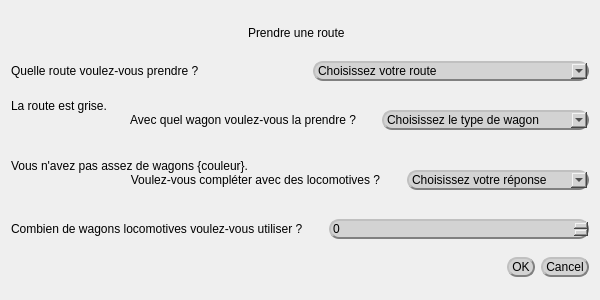
<?xml version="1.0" encoding="UTF-8"?>
<ui version="4.0">
    <class>take_road</class>
    <widget class="QDialog" name="take_road">
        <property name="geometry">
            <rect>
                <x>0</x>
                <y>0</y>
                <width>600</width>
                <height>300</height>
            </rect>
        </property>
        <property name="minimumSize">
            <size>
                <width>600</width>
                <height>300</height>
            </size>
        </property>
        <property name="windowTitle">
            <string>Les aventuriers du rail - Choix d'une route</string>
        </property>
        <property name="styleSheet">
            <string notr="true">QPushButton{
                font: 12pt &quot;chippewafallsnf&quot;;
                background-color:lightgrey;
                border-style: outset;
                border-width: 2px;
                border-radius: 10px;
                border-color: grey;
                padding: 1px 3px 1px 3px;
                }
                QLabel{
                font:8pt &quot;ShangriLaNFSmallCaps&quot;;
                }
                QComboBox{
                font: 8pt &quot;ShangriLaNFSmallCaps&quot;;
                background-color:lightgrey;
                border-style: outset;
                border-width: 2px;
                border-radius: 10px;
                border-color: grey;
                }
                QSpinBox{
                font: 10pt &quot;ShangriLaNFSmallCaps&quot;;
                background-color:lightgrey;
                border-style: outset;
                border-width: 2px;
                border-radius: 10px;
                border-color: grey;
                }
            </string>
        </property>
        <layout class="QVBoxLayout" name="verticalLayout">
            <item>
                <layout class="QHBoxLayout" name="layout_title">
                    <item>
                        <spacer name="spacer_left">
                            <property name="orientation">
                                <enum>Qt::Horizontal</enum>
                            </property>
                            <property name="sizeHint" stdset="0">
                                <size>
                                    <width>40</width>
                                    <height>20</height>
                                </size>
                            </property>
                        </spacer>
                    </item>
                    <item>
                        <widget class="QLabel" name="label_title">
                            <property name="sizePolicy">
                                <sizepolicy hsizetype="Preferred" vsizetype="Fixed">
                                    <horstretch>0</horstretch>
                                    <verstretch>0</verstretch>
                                </sizepolicy>
                            </property>
                            <property name="minimumSize">
                                <size>
                                    <width>104</width>
                                    <height>20</height>
                                </size>
                            </property>
                            <property name="styleSheet">
                                <string notr="true">font: 24pt &quot;chippewafallsnf&quot;;
                                </string>
                            </property>
                            <property name="text">
                                <string>Prendre une route</string>
                            </property>
                        </widget>
                    </item>
                    <item>
                        <spacer name="spacer_right">
                            <property name="orientation">
                                <enum>Qt::Horizontal</enum>
                            </property>
                            <property name="sizeHint" stdset="0">
                                <size>
                                    <width>40</width>
                                    <height>20</height>
                                </size>
                            </property>
                        </spacer>
                    </item>
                </layout>
            </item>
            <item>
                <layout class="QHBoxLayout" name="layout_road">
                    <item>
                        <widget class="QLabel" name="label_road">
                            <property name="text">
                                <string>Quelle route voulez-vous prendre ?</string>
                            </property>
                        </widget>
                    </item>
                    <item>
                        <spacer name="spacer_road">
                            <property name="orientation">
                                <enum>Qt::Horizontal</enum>
                            </property>
                            <property name="sizeType">
                                <enum>QSizePolicy::Preferred</enum>
                            </property>
                            <property name="sizeHint" stdset="0">
                                <size>
                                    <width>20</width>
                                    <height>20</height>
                                </size>
                            </property>
                        </spacer>
                    </item>
                    <item>
                        <widget class="QComboBox" name="choose_road">
                            <property name="sizeAdjustPolicy">
                                <enum>QComboBox::AdjustToContentsOnFirstShow</enum>
                            </property>
                            <item>
                                <property name="text">
                                    <string>Choisissez votre route</string>
                                </property>
                            </item>
                            <item>
                                <property name="text">
                                    <string>Los Angeles - New York</string>
                                </property>
                            </item>
                        </widget>
                    </item>
                </layout>
            </item>
            <item>
                <layout class="QHBoxLayout" name="layout_wagons">
                    <item>
                        <widget class="QLabel" name="label_wagons">
                            <property name="text">
                                <string>La route est grise.
                                    Avec quel wagon voulez-vous la prendre ?
                                </string>
                            </property>
                        </widget>
                    </item>
                    <item>
                        <spacer name="spacer_wagons">
                            <property name="orientation">
                                <enum>Qt::Horizontal</enum>
                            </property>
                            <property name="sizeType">
                                <enum>QSizePolicy::Preferred</enum>
                            </property>
                            <property name="sizeHint" stdset="0">
                                <size>
                                    <width>20</width>
                                    <height>20</height>
                                </size>
                            </property>
                        </spacer>
                    </item>
                    <item>
                        <widget class="QComboBox" name="choose_wagons">
                            <item>
                                <property name="text">
                                    <string>Choisissez le type de wagon</string>
                                </property>
                            </item>
                            <item>
                                <property name="text">
                                    <string>bleu</string>
                                </property>
                            </item>
                        </widget>
                    </item>
                </layout>
            </item>
            <item>
                <layout class="QHBoxLayout" name="layout_locomotive">
                    <item>
                        <widget class="QLabel" name="label_locomotive">
                            <property name="text">
                                <string>Vous n'avez pas assez de wagons {couleur}.
                                    Voulez-vous compléter avec des locomotives ?
                                </string>
                            </property>
                        </widget>
                    </item>
                    <item>
                        <spacer name="spacer_locomotive">
                            <property name="orientation">
                                <enum>Qt::Horizontal</enum>
                            </property>
                            <property name="sizeType">
                                <enum>QSizePolicy::Preferred</enum>
                            </property>
                            <property name="sizeHint" stdset="0">
                                <size>
                                    <width>20</width>
                                    <height>20</height>
                                </size>
                            </property>
                        </spacer>
                    </item>
                    <item>
                        <widget class="QComboBox" name="choose_locomotive">
                            <item>
                                <property name="text">
                                    <string>Choisissez votre réponse</string>
                                </property>
                            </item>
                            <item>
                                <property name="text">
                                    <string>Oui</string>
                                </property>
                            </item>
                            <item>
                                <property name="text">
                                    <string>Non</string>
                                </property>
                            </item>
                        </widget>
                    </item>
                </layout>
            </item>
            <item>
                <layout class="QHBoxLayout" name="layout_nb_locomotive">
                    <item>
                        <widget class="QLabel" name="label_nb_locomotive">
                            <property name="text">
                                <string>Combien de wagons locomotives voulez-vous utiliser ?</string>
                            </property>
                        </widget>
                    </item>
                    <item>
                        <spacer name="spacer_locomotive_2">
                            <property name="orientation">
                                <enum>Qt::Horizontal</enum>
                            </property>
                            <property name="sizeType">
                                <enum>QSizePolicy::Preferred</enum>
                            </property>
                            <property name="sizeHint" stdset="0">
                                <size>
                                    <width>20</width>
                                    <height>20</height>
                                </size>
                            </property>
                        </spacer>
                    </item>
                    <item>
                        <widget class="QSpinBox" name="spinbox_nb_locomotive"/>
                    </item>
                </layout>
            </item>
            <item>
                <widget class="QDialogButtonBox" name="dialog_buttons">
                    <property name="orientation">
                        <enum>Qt::Horizontal</enum>
                    </property>
                    <property name="standardButtons">
                        <set>QDialogButtonBox::Cancel|QDialogButtonBox::Ok</set>
                    </property>
                </widget>
            </item>
        </layout>
    </widget>
    <resources/>
    <connections>
        <connection>
            <sender>dialog_buttons</sender>
            <signal>accepted()</signal>
            <receiver>take_road</receiver>
            <slot>accept()</slot>
            <hints>
                <hint type="sourcelabel">
                    <x>248</x>
                    <y>254</y>
                </hint>
                <hint type="destinationlabel">
                    <x>157</x>
                    <y>274</y>
                </hint>
            </hints>
        </connection>
        <connection>
            <sender>dialog_buttons</sender>
            <signal>rejected()</signal>
            <receiver>take_road</receiver>
            <slot>reject()</slot>
            <hints>
                <hint type="sourcelabel">
                    <x>316</x>
                    <y>260</y>
                </hint>
                <hint type="destinationlabel">
                    <x>286</x>
                    <y>274</y>
                </hint>
            </hints>
        </connection>
    </connections>
</ui>
